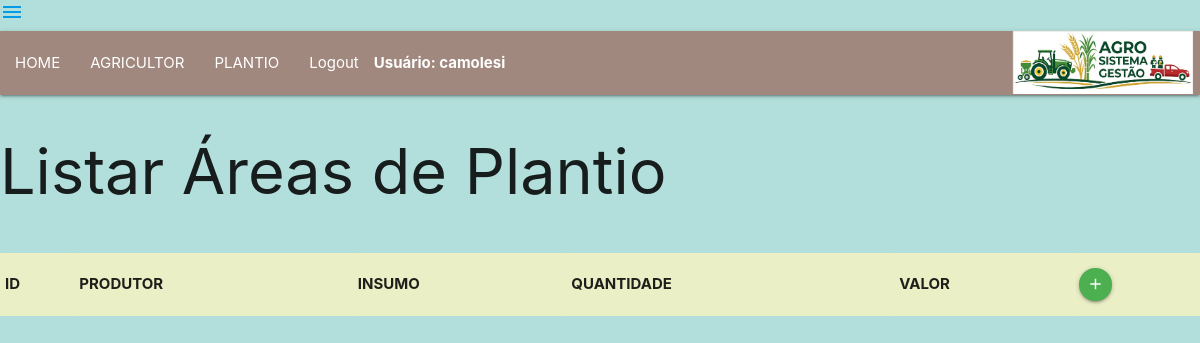
Before: /view/areaplantio/lstplantio.php (signed in) with the older database file.
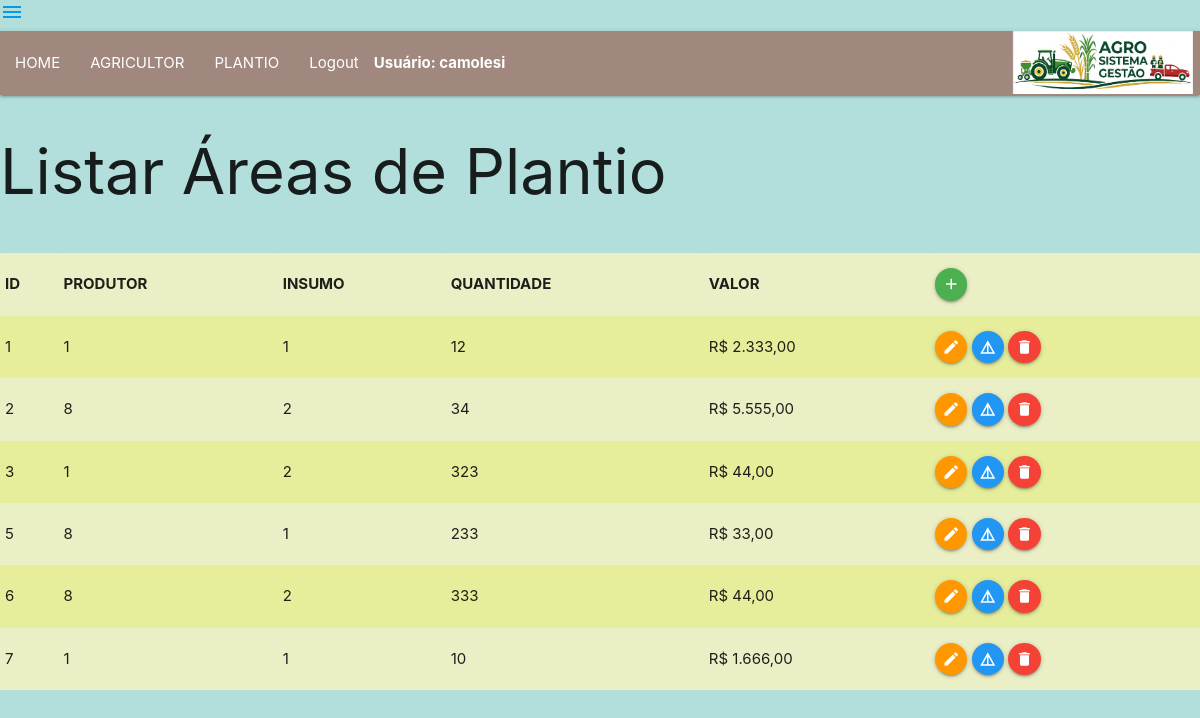
After: the same page with the newer database file.
### tables this page shows
CREATE TABLE `areaplantio` (
  `id` int(11) NOT NULL,
  `produtor` int(11) NOT NULL,
  `insumo` int(11) NOT NULL,
  `quantidade` float NOT NULL,
  `valor` float NOT NULL
);

### DAL/areaplantio.php (called while the page is built, shortened)
<?php
include_once $_SERVER['DOCUMENT_ROOT'] . "/lpphpadst226/DAL/conexao.php";
include_once $_SERVER['DOCUMENT_ROOT'] . "/lpphpadst226/MODEL/areaplantio.php";
class Areaplantio
{
    public function Select()
    {
        $sql = "Select * from areaplantio;";
        $con = Conexao::conectar();
        $registros = $con->query($sql);
        foreach ($registros as $linha) {
            $areaplantio = new \MODEL\Areaplantio();
            $areaplantio->setId($linha['id']);
            $areaplantio->setProdutor($linha['produtor']);
            $areaplantio->setInsumo($linha['insumo']);
            $areaplantio->setQuantidade($linha['quantidade']);
            $areaplantio->setValor($linha['valor']);
            $lstAreaplantio[] = $areaplantio;
        }
        return $lstAreaplantio;
    }
}

### DAL/conexao.php (called while the page is built, shortened)
<?php
    class Conexao {
        private static $dbNome = 'agro';
        private static $dbHost = 'localhost';
        private static $dbUsuario = 'root';
        private static $dbSenha = '';
        private static $cont = null;
        public static function conectar(){
          if (self::$cont == null){
              try{
                self::$cont = new PDO("mysql:host=" . self::$dbHost . ";dbname=" . self::$dbNome,  self::$dbUsuario , self::$dbSenha);
                   }
            catch (\PDOException $exception) {
                die ($exception->getMessage());
            }
        }
        return self::$cont;
    }
    public static function desconectar (){
        self::$cont = null;
        return self::$cont;
    }
    }
?>

### MODEL/areaplantio.php (called while the page is built, shortened)
<?php
class AreaPlantio
{
    private ?int $id;
    private ?string $produtor;
    private ?int $insumo;
    private ?float $quantidade;
    private ?float $valor;
    public function getId()
    {
        return $this->id;
    }
    public function setId(int $id)
    {
        $this->id = $id;
    }
    public function getProdutor()
    {
        return $this->produtor;
    }
    public function setProdutor(int $produtor)
    {
        $this->produtor = $produtor;
    }
    public function getInsumo()
    {
        return $this->insumo;
    }
    public function setInsumo(int $insumo)
    {
        $this->insumo = $insumo;
    }
    public function getQuantidade()
    {
        return $this->quantidade;
    }
    public function setQuantidade(float $quantidade)
    {
        $this->quantidade = $quantidade;
    }
    public function getValor()
    {
        return $this->valor;
    }
    public function setValor(float $valor)
    {
        $this->valor = $valor;
    }
}

### VIEW/areaplantio/lstplantio.php (the view, shortened to what this page needs)
<?php
include_once $_SERVER['DOCUMENT_ROOT'] . "/lpphpadst226/DAL/areaplantio.php";
include_once $_SERVER['DOCUMENT_ROOT'] . "/lpphpadst226/MODEL/areaplantio.php";
include_once $_SERVER['DOCUMENT_ROOT'] . "/lpphpadst226/VIEW/menu.php";
$dalAreaplantio = new DAL\Areaplantio();
$lstAreaplantio = $dalAreaplantio->Select();
?>
<!DOCTYPE html>
<html lang="pt-br">
<head>
    <link rel="stylesheet" href="https://cdnjs.cloudflare.com/ajax/libs/materialize/1.0.0/css/materialize.min.css">
</head>
<body class="teal lighten-4">
    <div>
        <h1>Listar Áreas de Plantio</h1>
        <br />
        <table class="striped responsive-table hover: lime lighten-3">
            <tr>
                <th>ID</th>
                <th>PRODUTOR</th>
                <th>INSUMO</th>
                <th>QUANTIDADE</th>
                <th>VALOR</th>
                <th> <a class="btn-floating btn-small waves-effect waves-light green">
                        <i class="material-icons"
                            onclick="JavaScript:location.href='frminsplantio.php'">add</i>
                    </a></th>
            </tr>
            <?php
            foreach ($lstAreaplantio as $areaplantio) { ?>
                <tr>
                    <td><?php echo $areaplantio->getId(); ?></td>
                    <td><?php echo $areaplantio->getProdutor(); ?></td>
                    <td><?php echo $areaplantio->getInsumo(); ?></td>
                    <td><?php echo $areaplantio->getQuantidade(); ?></td>
                    <td>R$ <?php echo number_format($areaplantio->getValor(), 2, ',', '.'); ?></td>
                    <td>
                        <a class="btn-floating btn-small waves-effect orange">
                            <i class="material-icons"
                                onclick="JavaScript:location.href='frmedtareaplantio.php?id='+ '<?php echo $areaplantio->getID(); ?>'">edit</i>
                        </a>
                        <a class="btn-floating btn-small waves-effect blue">
                            <i class="material-icons"
                                onclick="JavaScript:location.href='frmdetareaplantio.php?id= ' + '<?php echo $areaplantio->getID(); ?>'">details</i>
                        </a>
                        <a class="btn-floating btn-small waves-effect red">
                            <i class="material-icons"
                                onclick="JavaScript: remover( <?php echo $areaplantio->getId(); ?> )">delete</i>
                        </a>
                    </td>
                </tr>
            <?php  } ?>
        </table>
    </div>
</body>
</html>

### VIEW/menu.php (shortened to what this page needs)
<!DOCTYPE html>
<html lang="pt-br">
<head>
    <link rel="stylesheet" href="https://cdnjs.cloudflare.com/ajax/libs/materialize/1.0.0/css/materialize.min.css">
</head>
<body>
    <a href="#" data-target="slide-out" class="sidenav-trigger"><i class="material-icons">menu</i></a>
    <nav>
        <div class="nav-wrapper brown lighten-2 white-text">
            <a href="https://www.fema.edu.br" class="brand-logo right">
                <img class="materialboxed" src="/lpphpadst226/images/logoagro.jpeg" height="63" width="180">
            </a>
            <ul id="nav-mobile" class="left hide-on-med-and-down">
                <li><a href="/lpphpadst226/view/home.php">HOME</a></li>
                <li><a href="/lpphpadst226/view/agricultor/lstAgricultor.php">AGRICULTOR</a></li>
                <li><a href="/lpphpadst226/view/areaplantio/lstplantio.php">PLANTIO</a></li>
                <li><a href="/lpphpadst226/view/logout.php">Logout</a></li>
                <li style="font-weight: bold; color: teal lighten-3">Usuário: <?php echo $_SESSION['login'];?></li>
            </ul>
        </div>
    </nav>
</body>
</html>

Changed rows visible on the page:
added areaplantio: id "1", produtor "1", insumo "1", quantidade "12", valor "2.333,00"
added areaplantio: id "2", produtor "8", insumo "2", quantidade "34", valor "5.555,00"
added areaplantio: id "3", produtor "1", insumo "2", quantidade "323", valor "44,00"
added areaplantio: id "5", produtor "8", insumo "1", quantidade "233", valor "33,00"
added areaplantio: id "6", produtor "8", insumo "2", quantidade "333", valor "44,00"
added areaplantio: id "7", produtor "1", insumo "1", quantidade "10", valor "1.666,00"
